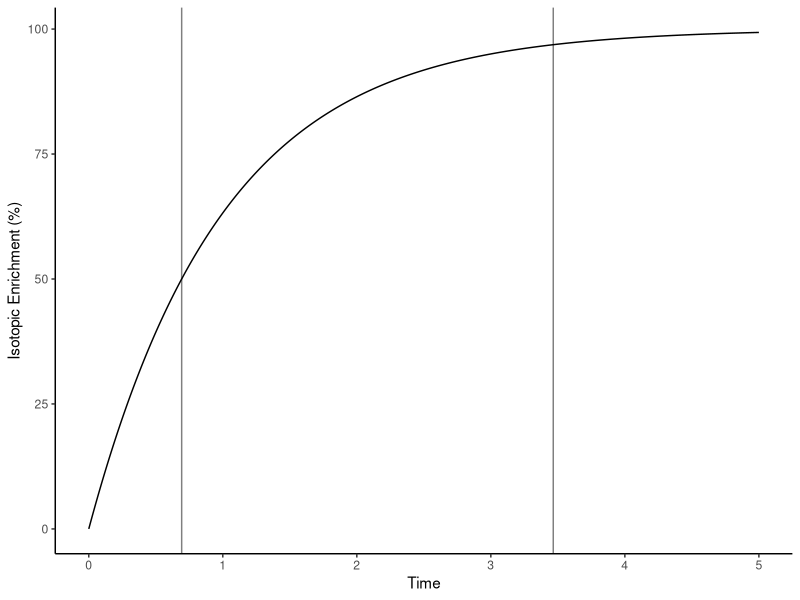

Source code (R):
## ---- chunk 1
library(tidyverse)
## ---- chunk 2
biomass_estimate <- tibble(
  t = seq(0, 5, by = 0.01), # unit time (e.g. days)
  f_wspiked = 1, # consider tracer to be pure
  u = 1, # growth rate in unit days^-1
  gen = log(2)/u,
  f_Boriginal = 0,
  f_B = (f_wspiked * (1 - exp(-u*t)) + (f_Boriginal * exp(-u*t)))
)

ggplot(data = biomass_estimate, 
       aes(x = t,
           y = f_B * 100)
       ) +
  geom_line() +
  # one generation:
  geom_vline(aes(xintercept = gen), alpha = 0.5) +
  # five generations:
  geom_vline(aes(xintercept = gen * 5), alpha = 0.5) +
  ylab("Isotopic Enrichment (%)") +
  xlab("Time") +
  theme_classic()
